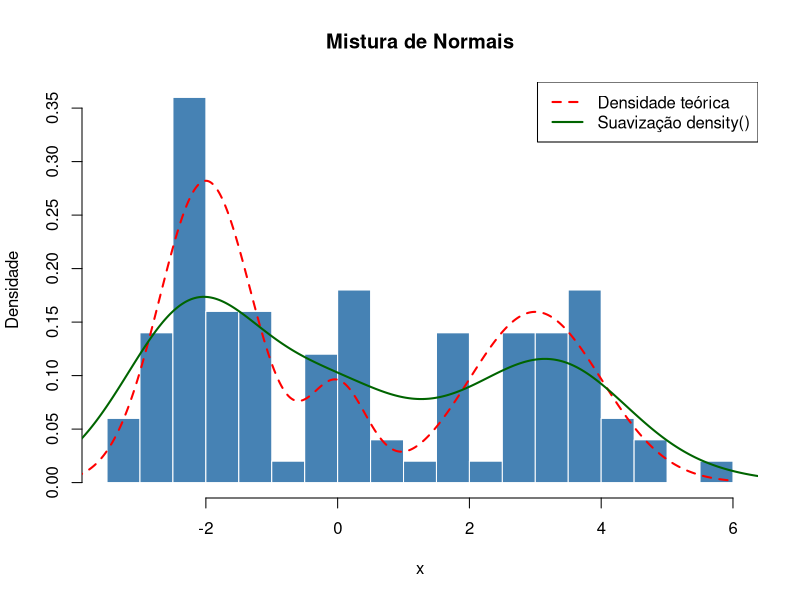
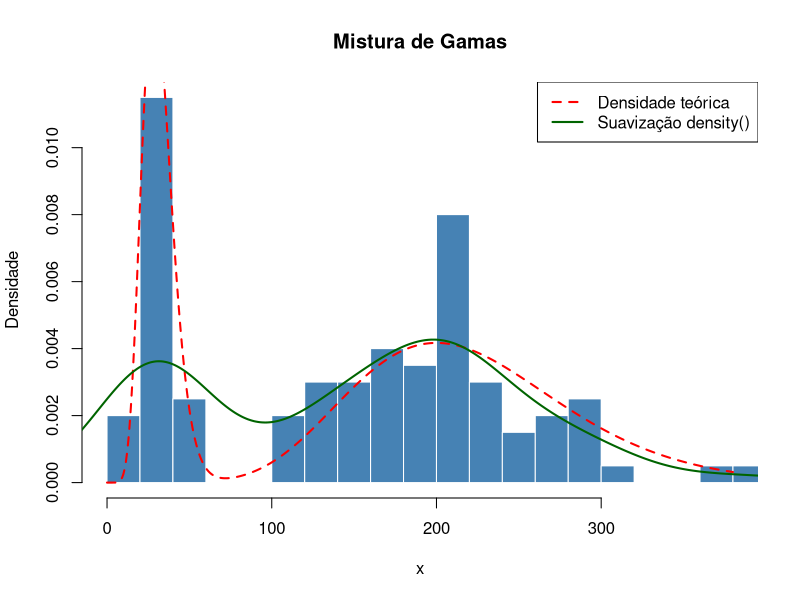
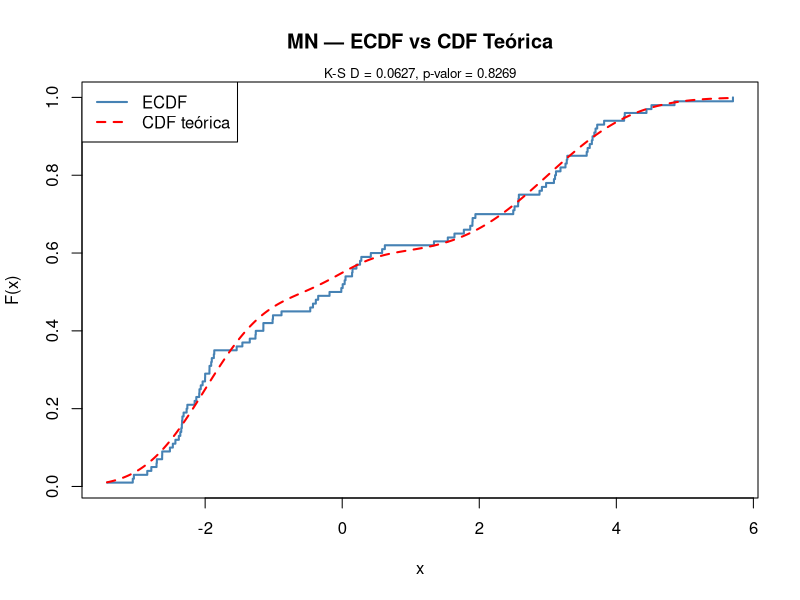
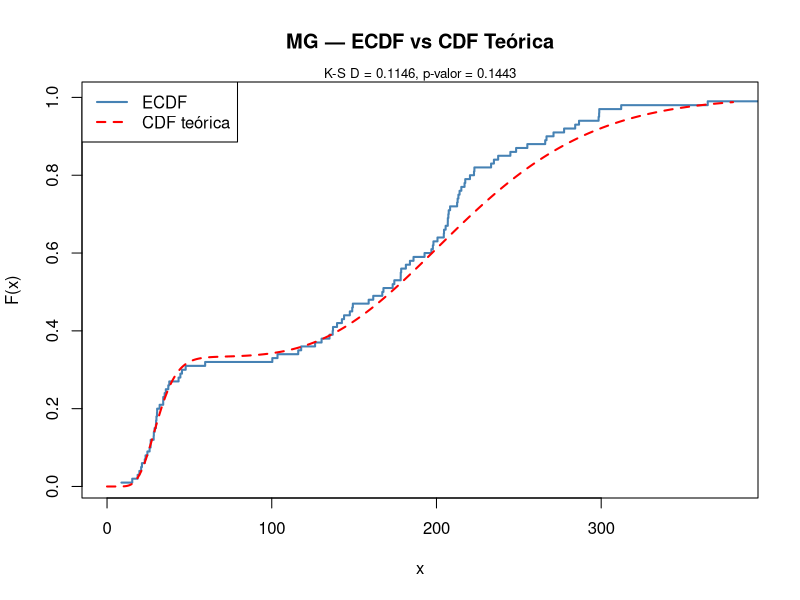
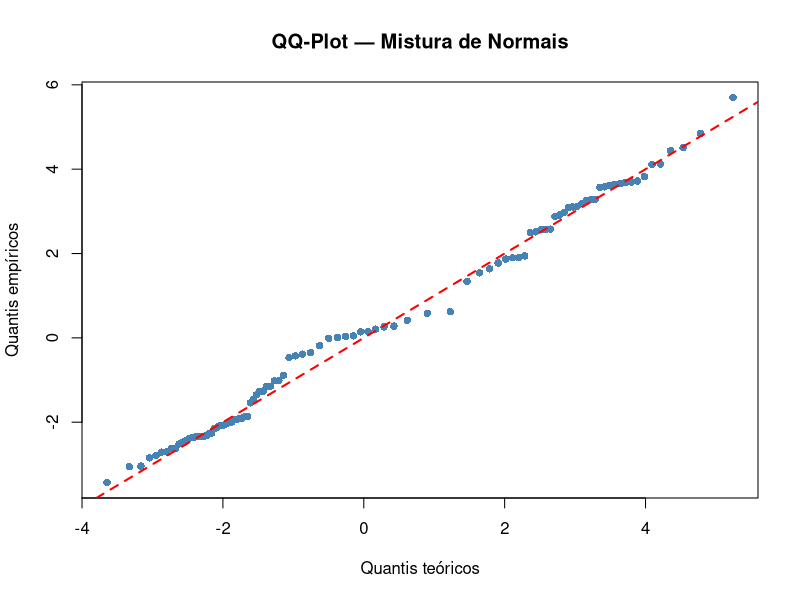
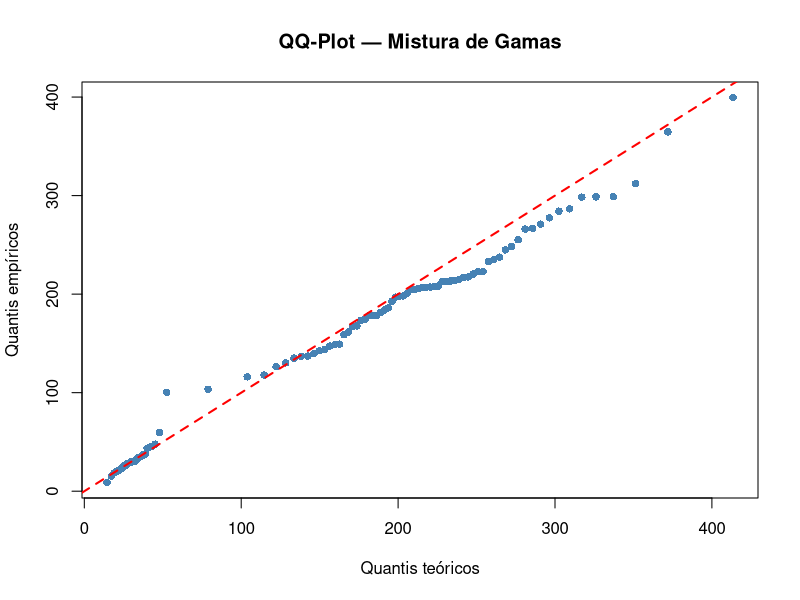

Write R code to recreate these figures, in order.
## ---- chunk 1
set.seed(42)
## ---- chunk 2
# Cálculo no R
mu_exato_norm <- 0.5*(-2) + 0.1*0 + 0.4*3
var_exato_norm <- (0.5*(0.5 + 4) + 0.1*(0.2 + 0) + 0.4*(1 + 9)) - mu_exato_norm^2

cat("MN — Média populacional:", mu_exato_norm, "\n")
cat("MN — Variância populacional:", var_exato_norm, "\n")
## ---- chunk 3
# Componentes da gama
mu_g1 <- 11 / (1/20); var_g1 <- 11 / (1/20)^2
mu_g2 <- 11 / (7/20); var_g2 <- 11 / (7/20)^2

mu_exato_gama <- (2/3)*mu_g1 + (1/3)*mu_g2
e2_gama <- (2/3)*(var_g1 + mu_g1^2) + (1/3)*(var_g2 + mu_g2^2)
var_exato_gama <- e2_gama - mu_exato_gama^2

cat("MG — Média populacional:", mu_exato_gama, "\n")
cat("MG — Variância populacional:", var_exato_gama, "\n")
## ---- chunk 4
#' Gera uma amostra de uma mistura e retorna estimativas
#'
#' @param n       tamanho da amostra
#' @param rcomp   lista de funções que geram 1 valor de cada componente
#' @param probs   vetor de probabilidades dos componentes
#'
#' @return lista com:
#'   - amostra: vetor numérico
#'   - media_est: média amostral
#'   - var_est: variância amostral (corrigida)
#'   - dp_est: desvio padrão amostral
simular_mistura <- function(n, rcomp, probs) {
  k <- length(probs)
  componente <- sample(1:k, size = n, replace = TRUE, prob = probs)
  amostra <- sapply(componente, function(j) rcomp[[j]](1))

  list(
    amostra   = amostra,
    media_est = mean(amostra),
    var_est   = var(amostra),
    dp_est    = sd(amostra)
  )
}
## ---- chunk 5
rcomp_norm <- list(
  function(n) rnorm(n, mean = -2, sd = sqrt(0.5)),
  function(n) rnorm(n, mean =  0, sd = sqrt(0.2)),
  function(n) rnorm(n, mean =  3, sd = 1)
)
probs_norm <- c(0.5, 0.1, 0.4)

sim_norm <- simular_mistura(100, rcomp_norm, probs_norm)
mn_100 <- sim_norm$amostra

cat("Estimativas amostrais — MN:\n")
cat("  Média amostral     =", sim_norm$media_est, "\n")
cat("  Variância amostral =", sim_norm$var_est, "\n")
cat("  DP amostral        =", sim_norm$dp_est, "\n\n")
cat("Valores exatos:\n")
cat("  Média populacional  =", mu_exato_norm, "\n")
cat("  Variância populacio =", var_exato_norm, "\n")
## ---- chunk 6
rcomp_gama <- list(
  function(n) rgamma(n, shape = 11, rate = 1/20),
  function(n) rgamma(n, shape = 11, rate = 7/20)
)
probs_gama <- c(2/3, 1/3)

sim_gama <- simular_mistura(100, rcomp_gama, probs_gama)
mg_100 <- sim_gama$amostra

cat("Estimativas amostrais — MG:\n")
cat("  Média amostral     =", sim_gama$media_est, "\n")
cat("  Variância amostral =", sim_gama$var_est, "\n")
cat("  DP amostral        =", sim_gama$dp_est, "\n\n")
cat("Valores exatos:\n")
cat("  Média populacional  =", mu_exato_gama, "\n")
cat("  Variância populacio =", var_exato_gama, "\n")
## ---- chunk 7
teste_t_norm <- t.test(mn_100, mu = mu_exato_norm)
teste_t_norm
## ---- chunk 8
teste_t_gama <- t.test(mg_100, mu = mu_exato_gama)
teste_t_gama
## ---- chunk 9
# Densidade teórica da mistura de normais
dmn <- function(x) {
  0.5 * dnorm(x, -2, sqrt(0.5)) +
  0.1 * dnorm(x,  0, sqrt(0.2)) +
  0.4 * dnorm(x,  3, 1)
}

x_grid <- seq(-5, 6, length.out = 500)
dens_teo_norm <- dmn(x_grid)
dens_suave_norm <- density(mn_100)

hist(mn_100, breaks = 20, freq = FALSE,
     col = "steelblue", border = "white",
     main = "Mistura de Normais",
     xlab = "x", ylab = "Densidade")
lines(x_grid, dens_teo_norm, col = "red", lwd = 2, lty = 2)
lines(dens_suave_norm, col = "darkgreen", lwd = 2)
legend("topright",
       legend = c("Densidade teórica", "Suavização density()"),
       col = c("red", "darkgreen"), lwd = 2, lty = c(2, 1))
## ---- chunk 10
dmg <- function(x) {
  (2/3) * dgamma(x, shape = 11, rate = 1/20) +
  (1/3) * dgamma(x, shape = 11, rate = 7/20)
}

x_grid_g <- seq(0, 380, length.out = 500)
dens_teo_gama <- dmg(x_grid_g)
dens_suave_gama <- density(mg_100)

hist(mg_100, breaks = 20, freq = FALSE,
     col = "steelblue", border = "white",
     main = "Mistura de Gamas",
     xlab = "x", ylab = "Densidade",
     xlim = c(0, 380))
lines(x_grid_g, dens_teo_gama, col = "red", lwd = 2, lty = 2)
lines(dens_suave_gama, col = "darkgreen", lwd = 2)
legend("topright",
       legend = c("Densidade teórica", "Suavização density()"),
       col = c("red", "darkgreen"), lwd = 2, lty = c(2, 1))
## ---- chunk 11
pmn <- function(x) {
  0.5 * pnorm(x, -2, sqrt(0.5)) +
  0.1 * pnorm(x,  0, sqrt(0.2)) +
  0.4 * pnorm(x,  3, 1)
}

ks_norm <- ks.test(mn_100, pmn)
ks_norm
## ---- chunk 12
ecdf_norm <- ecdf(mn_100)
x_ecdf_norm <- sort(mn_100)

plot(x_ecdf_norm, ecdf_norm(x_ecdf_norm), type = "s",
     col = "steelblue", lwd = 2,
     main = "MN — ECDF vs CDF Teórica",
     xlab = "x", ylab = "F(x)")
curve(pmn, add = TRUE, col = "red", lwd = 2, lty = 2, n = 500)
legend("topleft",
       legend = c("ECDF", "CDF teórica"),
       col = c("steelblue", "red"), lwd = 2, lty = c(1, 2))
mtext(paste0("K-S D = ", round(ks_norm$statistic, 4),
             ", p-valor = ", round(ks_norm$p.value, 4)),
      side = 3, cex = 0.8)
## ---- chunk 13
pmg <- function(x) {
  (2/3) * pgamma(x, shape = 11, rate = 1/20) +
  (1/3) * pgamma(x, shape = 11, rate = 7/20)
}

ks_gama <- ks.test(mg_100, pmg)
ks_gama
## ---- chunk 14
ecdf_gama <- ecdf(mg_100)
x_ecdf_gama <- sort(mg_100)

plot(x_ecdf_gama, ecdf_gama(x_ecdf_gama), type = "s",
     col = "steelblue", lwd = 2,
     main = "MG — ECDF vs CDF Teórica",
     xlab = "x", ylab = "F(x)", xlim = c(0, 380))
curve(pmg, add = TRUE, col = "red", lwd = 2, lty = 2,
      from = 0, to = 380, n = 500)
legend("topleft",
       legend = c("ECDF", "CDF teórica"),
       col = c("steelblue", "red"), lwd = 2, lty = c(1, 2))
mtext(paste0("K-S D = ", round(ks_gama$statistic, 4),
             ", p-valor = ", round(ks_gama$p.value, 4)),
      side = 3, cex = 0.8)
## ---- chunk 15
# Quantis teóricos via inversão numérica da CDF
qmn <- function(p) {
  sapply(p, function(q) uniroot(function(x) pmn(x) - q,
                                interval = c(-5, 8))$root)
}

probs_qq <- ppoints(100)
q_teo_norm <- qmn(probs_qq)
q_emp_norm <- sort(mn_100)

plot(q_teo_norm, q_emp_norm, pch = 16, col = "steelblue",
     main = "QQ-Plot — Mistura de Normais",
     xlab = "Quantis teóricos", ylab = "Quantis empíricos")
abline(a = 0, b = 1, col = "red", lwd = 2, lty = 2)
## ---- chunk 16
qmg <- function(p) {
  sapply(p, function(q) uniroot(function(x) pmg(x) - q,
                                interval = c(0, 600))$root)
}

q_teo_gama <- qmg(probs_qq)
q_emp_gama <- sort(mg_100)

plot(q_teo_gama, q_emp_gama, pch = 16, col = "steelblue",
     main = "QQ-Plot — Mistura de Gamas",
     xlab = "Quantis teóricos", ylab = "Quantis empíricos")
abline(a = 0, b = 1, col = "red", lwd = 2, lty = 2)
## ---- chunk 17
cat("           | Média est. | Média exata | Var. est. | Var. exata |\n")
cat("-----------|------------|-------------|-----------|------------|\n")
cat(sprintf("MN        | %9.4f | %11.4f | %8.4f | %10.4f |\n",
    sim_norm$media_est, mu_exato_norm, sim_norm$var_est, var_exato_norm))
cat(sprintf("MG        | %9.4f | %11.4f | %8.4f | %10.4f |\n",
    sim_gama$media_est, mu_exato_gama, sim_gama$var_est, var_exato_gama))
## ---- chunk 18
cat("\n--- Teste t para a média ---\n")
cat(sprintf("MN: t = %.4f, p-valor = %.4f\n",
            teste_t_norm$statistic, teste_t_norm$p.value))
cat(ifelse(teste_t_norm$p.value > 0.05,
    "  → Não rejeita H0 (média amostral compatível com a populacional)\n",
    "  → Rejeita H0 (diferença estatisticamente significativa)\n"))

cat(sprintf("MG: t = %.4f, p-valor = %.4f\n",
            teste_t_gama$statistic, teste_t_gama$p.value))
cat(ifelse(teste_t_gama$p.value > 0.05,
    "  → Não rejeita H0 (média amostral compatível com a populacional)\n",
    "  → Rejeita H0 (diferença estatisticamente significativa)\n"))
## ---- chunk 19
cat("\n--- Teste Kolmogorov-Smirnov ---\n")
cat(sprintf("MN: D = %.4f, p-valor = %.4f — %s\n",
    ks_norm$statistic, ks_norm$p.value,
    ifelse(ks_norm$p.value > 0.05,
           "Não rejeita H0 (amostra segue a distribuição teórica)",
           "Rejeita H0")))
cat(sprintf("MG: D = %.4f, p-valor = %.4f — %s\n",
    ks_gama$statistic, ks_gama$p.value,
    ifelse(ks_gama$p.value > 0.05,
           "Não rejeita H0 (amostra segue a distribuição teórica)",
           "Rejeita H0")))
